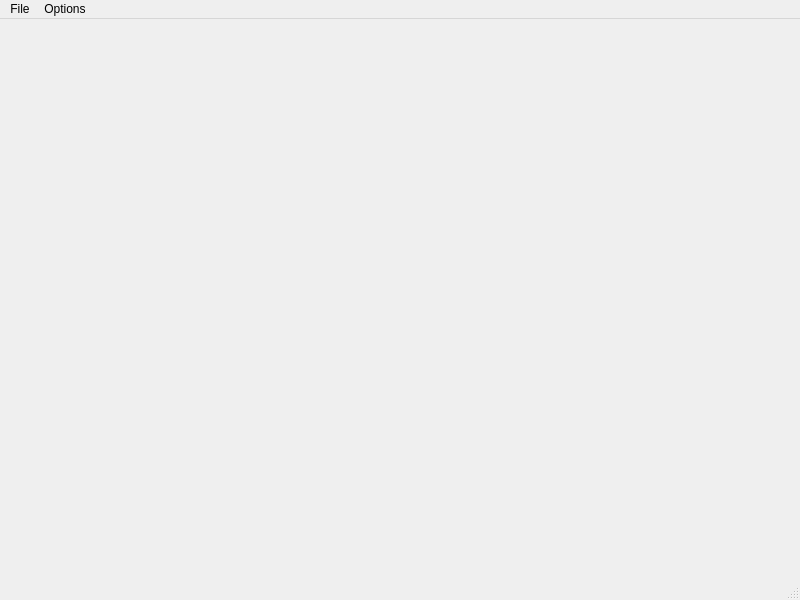
<?xml version="1.0" encoding="UTF-8"?>
<ui version="4.0">
 <class>MainWindow</class>
 <widget class="QMainWindow" name="MainWindow">
  <property name="geometry">
   <rect>
    <x>0</x>
    <y>0</y>
    <width>800</width>
    <height>600</height>
   </rect>
  </property>
  <property name="minimumSize">
   <size>
    <width>800</width>
    <height>600</height>
   </size>
  </property>
  <property name="windowTitle">
   <string>GroBoy</string>
  </property>
  <widget class="QWidget" name="centralwidget">
   <layout class="QGridLayout" name="gridLayout_4">
    <item row="0" column="0">
     <layout class="QGridLayout" name="gridLayout">
      <property name="sizeConstraint">
       <enum>QLayout::SetMaximumSize</enum>
      </property>
      <item row="0" column="0">
       <widget class="GameboyWidget" name="gameboywidget" native="true">
        <property name="cursor">
         <cursorShape>PointingHandCursor</cursorShape>
        </property>
        <layout class="QGridLayout" name="gridLayout_3"/>
       </widget>
      </item>
     </layout>
    </item>
   </layout>
  </widget>
  <widget class="QMenuBar" name="menubar">
   <property name="geometry">
    <rect>
     <x>0</x>
     <y>0</y>
     <width>800</width>
     <height>20</height>
    </rect>
   </property>
   <property name="nativeMenuBar">
    <bool>false</bool>
   </property>
   <widget class="QMenu" name="menuFile">
    <property name="title">
     <string>File</string>
    </property>
    <addaction name="open_rom"/>
    <addaction name="separator"/>
    <addaction name="exit"/>
   </widget>
   <widget class="QMenu" name="menuOptions">
    <property name="title">
     <string>Options</string>
    </property>
    <addaction name="configure_input"/>
   </widget>
   <addaction name="menuFile"/>
   <addaction name="menuOptions"/>
  </widget>
  <widget class="QStatusBar" name="statusbar"/>
  <action name="open_rom">
   <property name="text">
    <string>Open rom...</string>
   </property>
  </action>
  <action name="exit">
   <property name="text">
    <string>Exit</string>
   </property>
  </action>
  <action name="configure_input">
   <property name="text">
    <string>Configure input...</string>
   </property>
  </action>
 </widget>
 <customwidgets>
  <customwidget>
   <class>GameboyWidget</class>
   <extends>QWidget</extends>
   <header>gameboywidget.h</header>
   <container>1</container>
  </customwidget>
 </customwidgets>
 <resources/>
 <connections/>
</ui>
